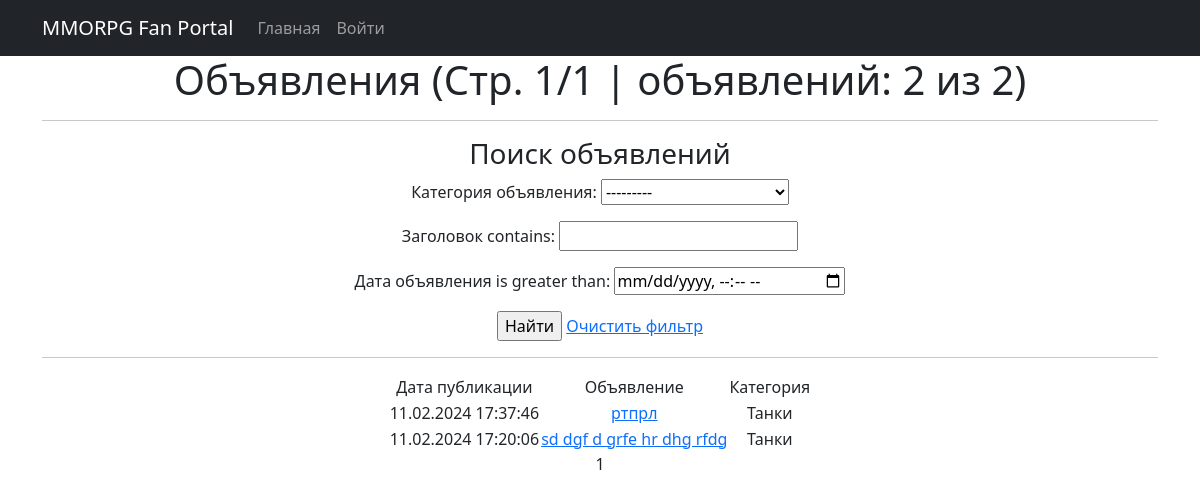
The page / on the database its author committed.
### mmorpg/models.py (models this page shows, shortened)
class Ads(models.Model):
    CATEGORIES = [
        ('tanks', 'Танки'),
        ('heals', 'Хилы'),
        ('dd', 'ДД'),
        ('tradespeople', 'Торговцы'),
        ('guildmasters', 'Гилдмастеры'),
        ('questgivers', 'Квестгиверы'),
        ('blacksmiths', 'Кузнецы'),
        ('tanners', 'Кожевники'),
        ('potionmakers', 'Зельевары'),
        ('spellmasters', 'Мастера заклинаний'),
    ]
    author = models.ForeignKey(User, on_delete=models.CASCADE, verbose_name="Автор")
    title = models.CharField("Заголовок", max_length=128)
    text = RichTextUploadingField("Текст")
    category = models.CharField("Категория объявления",
                                max_length=12,
                                choices=CATEGORIES,
                                default='tanks')
    media = models.FileField("Прикрепленные файлы", upload_to='uploads/', blank=True)
    date = models.DateTimeField("Дата объявления", auto_now_add=True)

### mmorpg/views.py (the view)
# urls.py: path('', AdsList.as_view(), name='ads_list'),
class AdsList(ListView):
    model = Ads
    ordering = '-date'
    template_name = 'AdsList.html'
    context_object_name = 'adsList'
    paginate_by = 10
    def get_queryset(self):
        queryset = super().get_queryset()
        self.filterset = AdsFilter(self.request.GET, queryset)
        return self.filterset.qs
    def get_context_data(self, **kwargs):
        context = super().get_context_data(**kwargs)
        context['filterset'] = self.filterset
        return context

### mmorpg/templatetags/custom_filter.py (called while the page is built)
@register.filter()
def ads_len(value):
    page_value = str(len(value))
    total_value = str(len(Ads.objects.all()))
    return f' {page_value} из {total_value}'

### templates/AdsList.html (shortened to what this page needs)
{% extends 'flatpages/default.html' %}
{% load custom_filter %}
{% block content %}
   <h1>Объявления (Стр. {{ page_obj.number }}/{{ page_obj.paginator.num_pages }} | объявлений: {{ adsList|ads_len }})</h1>
   <hr>
   <h3>Поиск объявлений</h3>
    <form action="" method="get">
       {{ filterset.form.as_p }}
       <input type="submit" value="Найти" /> <a href="{% url 'ads_list' %}">Очистить фильтр</a>
    </form>
   <hr>
   {% if adsList %}
       <table align="center">
           <tr>
               <td>Дата публикации</td>
               <td>Объявление</td>
               <td>Категория</td>
           </tr>
           {% for ads in adsList %}
           <tr>
               <td>{{ ads.date|date:'d.m.Y H:i:s' }}</td>
               <td><a href="{% url 'ads_detail' ads.pk %}">{{ ads.title|truncatewords:7 }}</a></td>
               <td>{{ ads.get_category_display }}</td>
           </tr>
           {% endfor %}
       </table>
   {% else %}
       <h2>Объявлений нет!</h2>
   {% endif %}
   {{ page_obj.number }}
{% endblock content %}

### rows shown on the page
Ads: date "11.02.2024 17:37:46", title "ртпрл", category "Танки"
Ads: date "11.02.2024 17:20:06", title "sd dgf d grfe hr dhg rfdg", category "Танки"

### other values the page prints
{{ page_obj.number }} "1"
{{ page_obj.paginator.num_pages }} "1"
{{ adsList|ads_len }} "2 из 2"
